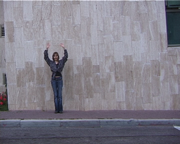
#> input picture labs/LAB_OF/Data/waving/JPEGImages/daria_wave2004.png, 180 x 144 px; the run also reads 2 pictures not shown here
$ jupyter execute --allow-errors 'Optical Flow_COLAB.ipynb'   (shell and % lines are left out)
#> lines starting #> are read from the running program, lines starting #| are printed output that depends on the picture; after the words box and inside, x2 and y2 are one past the last pixel; in counts of white or black regions, pixels touching at a corner belong together
### labs/LAB_OF/visualize_flow.py
import numpy as np
def make_colorwheel():
    '''
    Generates a color wheel for optical flow visualization as presented in:
        Baker et al. "A Database and Evaluation Methodology for Optical Flow" (ICCV, 2007)
        URL: http://vision.middlebury.edu/flow/flowEval-iccv07.pdf
    According to the C++ source code of Daniel Scharstein
    According to the Matlab source code of Deqing Sun
    '''

    RY = 15
    YG = 6
    GC = 4
    CB = 11
    BM = 13
    MR = 6

    ncols = RY + YG + GC + CB + BM + MR
    colorwheel = np.zeros((ncols, 3))
    col = 0

    # RY
    colorwheel[0:RY, 0] = 255
    colorwheel[0:RY, 1] = np.floor(255*np.arange(0,RY)/RY)
    col = col+RY
    # YG
    colorwheel[col:col+YG, 0] = 255 - np.floor(255*np.arange(0,YG)/YG)
    colorwheel[col:col+YG, 1] = 255
    col = col+YG
    # GC
    colorwheel[col:col+GC, 1] = 255
    colorwheel[col:col+GC, 2] = np.floor(255*np.arange(0,GC)/GC)
    col = col+GC
    # CB
    colorwheel[col:col+CB, 1] = 255 - np.floor(255*np.arange(CB)/CB)
    colorwheel[col:col+CB, 2] = 255
    col = col+CB
    # BM
    colorwheel[col:col+BM, 2] = 255
    colorwheel[col:col+BM, 0] = np.floor(255*np.arange(0,BM)/BM)
    col = col+BM
    # MR
    colorwheel[col:col+MR, 2] = 255 - np.floor(255*np.arange(MR)/MR)
    colorwheel[col:col+MR, 0] = 255
    return colorwheel


def flow_compute_color(u, v, convert_to_bgr=False):
    '''
    Applies the flow color wheel to (possibly clipped) flow components u and v.
    According to the C++ source code of Daniel Scharstein
    According to the Matlab source code of Deqing Sun
    :param u: np.ndarray, input horizontal flow
    :param v: np.ndarray, input vertical flow
    :param convert_to_bgr: bool, whether to change ordering and output BGR instead of RGB
    :return:
    '''

    flow_image = np.zeros((u.shape[0], u.shape[1], 3), np.uint8)

    colorwheel = make_colorwheel()  # shape [55x3]
    ncols = colorwheel.shape[0]

    rad = np.sqrt(np.square(u) + np.square(v))
    a = np.arctan2(-v, -u)/np.pi

    fk = (a+1) / 2*(ncols-1)
    k0 = np.floor(fk).astype(np.int32)
    k1 = k0 + 1
    k1[k1 == ncols] = 0
    f = fk - k0

    for i in range(colorwheel.shape[1]):

        tmp = colorwheel[:,i]
        col0 = tmp[k0] / 255.0
        col1 = tmp[k1] / 255.0
        col = (1-f)*col0 + f*col1

        idx = (rad <= 1)
        col[idx]  = 1 - rad[idx] * (1-col[idx])
        col[~idx] = col[~idx] * 0.75   # out of range?

        # Note the 2-i => BGR instead of RGB
        ch_idx = 2-i if convert_to_bgr else i
        flow_image[:,:,ch_idx] = np.floor(255 * col)

    return flow_image


def flow_to_color(flow_uv, clip_flow=None, convert_to_bgr=False):
    '''
    Expects a two dimensional flow image of shape [H,W,2]
    According to the C++ source code of Daniel Scharstein
    According to the Matlab source code of Deqing Sun
    :param flow_uv: np.ndarray of shape [H,W,2]
    :param clip_flow: float, maximum clipping value for flow
    :return:
    '''

    assert flow_uv.ndim == 3, 'input flow must have three dimensions'
    assert flow_uv.shape[2] == 2, 'input flow must have shape [H,W,2]'

    if clip_flow is not None:
        flow_uv = np.clip(flow_uv, 0, clip_flow)

    u = flow_uv[:,:,0]
    v = flow_uv[:,:,1]

    rad = np.sqrt(np.square(u) + np.square(v))
    rad_max = np.max(rad)

    epsilon = 1e-5
    u = u / (rad_max + epsilon)
    v = v / (rad_max + epsilon)

    return flow_compute_color(u, v, convert_to_bgr)

### labs/LAB_OF/Optical Flow_COLAB.ipynb
## Optical flow estimation

In this lab we will be working on the optical flow estimation with
<a href="https://en.wikipedia.org/wiki/Lucas%E2%80%93Kanade_method"> Lucas Kanade algorithm</a>. It is a very well known algorithm based on derivative estimation.


We will first analyse our own implementation of a dense estimator, we will then compare it with the OpenCV implementation which is a sparse one (computed on corners only)

[cell 1]
from google.colab import drive

drive.mount('/content/drive')

%cd drive/MyDrive/DLCV2024_for_students/labs/LAB_OF

#> (a cell that did not finish here is left out)

[cell 3]
import numpy as np
import cv2 as cv2
from scipy import signal
import matplotlib.pyplot as plt
from visualize_flow import flow_to_color
import time

## Data
Inside the folder 'Data' you will find different image sequences, they capture different type of motion. Have a look at them first, and choose with what type of data you would like to work. <b> Try several image pairs! </b>

The input of optical flow is a pair of subsequent image frames, in fact, given an image sequence, you could try out different pairs

[cell 4]
# LOAD AND VISUALIZE AN IMAGE PAIR

#img1= cv2.imread('Data/EmptyScene01.jpg',cv2.IMREAD_GRAYSCALE)
#img2= cv2.imread('Data/EmptyScene02.jpg',cv2.IMREAD_GRAYSCALE)
img1= cv2.imread('Data/waving/JPEGImages/daria_wave2004.png',cv2.IMREAD_GRAYSCALE)
#> img1: shape (144, 180); min 13, max 210, mean 128.2
img2= cv2.imread('Data/waving/JPEGImages/daria_wave2005.png',cv2.IMREAD_GRAYSCALE)
#> img2: shape (144, 180); min 12, max 212, mean 128.2

plt.subplot(1,2,1)
plt.imshow(cv2.cvtColor(img1, cv2.COLOR_BGR2RGB))
plt.subplot(1,2,2)
plt.imshow(cv2.cvtColor(img2, cv2.COLOR_BGR2RGB))

## 1. A first analysis: change detection

Let us start from something simple: compute the absolute difference of the images you just loaded. If you don't know how to do, have a look at the function cv2.absdiff from OpenCV

[cell 5]
abs = cv2.absdiff(img1, img2)
plt.subplot(1,1,1),plt.imshow(abs ,cmap = 'gray')

[cell 6]
# FILL IN HERE: compute and visualize the absolute difference between img1 and img2

## 2. Lucas Kanade: our dense implementation

This is an already implemented function for the dense estimation of OF based on Lucas Kanade (see slides). Have a look at the code first, you should be able to understand every step of it (if not... ask!)

[cell 7]
def Lucas_Kanade(im1,im2,window_size):
#> called with window_size = 3
    kernel_x = np.array([[-1., 1.], [-1., 1.]])*.25
    kernel_y = np.array([[-1., -1.], [1., 1.]])*.25
    kernel_t = np.array([[1., 1.], [1., 1.]])*.25
    w = int(window_size/2) # window_size is odd, all the pixels with offset in between [-w, w] are inside the window
    I1g = im1 / 255. # normalize pixels
    I2g = im2 / 255. # normalize pixels
    # Implement Lucas Kanade
    # for each point, calculate I_x, I_y, I_t
    mode = 'same'
    # you may want to try uncommenting the comments in the two lines below (notice any difference?)
    fx = signal.convolve2d(I1g, kernel_x, boundary='symm', mode=mode) #+ signal.convolve2d(I2g, kernel_x, boundary='symm', mode=mode)
    fy = signal.convolve2d(I1g, kernel_y, boundary='symm', mode=mode) #+ signal.convolve2d(I2g, kernel_y, boundary='symm', mode=mode)
    ft = signal.convolve2d(I1g, kernel_t, boundary='symm', mode=mode) +signal.convolve2d(I2g, -kernel_t, boundary='symm', mode=mode)

    u = np.zeros(I1g.shape)
    v = np.zeros(I1g.shape)

    # within window window_size * window_size

    for i in range(w, I1g.shape[0]-w):
        for j in range(w, I1g.shape[1]-w):
            Ix = fx[i-w:i+w+1, j-w:j+w+1].transpose().flatten()
            Iy = fy[i-w:i+w+1, j-w:j+w+1].transpose().flatten()
            It = np.array(ft[i-w:i+w+1, j-w:j+w+1].transpose().flatten())

            A = np.transpose(np.array([Ix ,Iy]))

            AT =A.transpose()

            ATA = np.matmul(AT,A)
            It = -It

            Inv = np.linalg.pinv(ATA)
            U = np.matmul(np.matmul(Inv,AT),It)
            u[i,j]=U[0]
            v[i,j]=U[1]
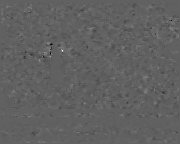
#> v: shape (144, 180) float64; min -5.21, max 8.47, mean 0.00417; drawn with min black and max white

    return (u,v)

Call the previously defined function on the image pair and <b> reason on the impact of different window sizes </b> (notice the larger the window the slowlier the method)

[cell 8]
start = time.time()
window=3 #assuming that motion is constant inside this window (N)
[u,v] = Lucas_Kanade(img1,img2,window)
print("Elapsed time is %d seconds"%(time.time()-start) )

Let's visualize the results of the flow field (this type of visualization is a bit confusing sometimes)

[cell 9]
plt.imshow(cv2.cvtColor(img2, cv2.COLOR_BGR2RGB))
print(u.shape)
#| (144, 180)
print(v.shape)
#| (144, 180)
xaxis = list(np.arange(img1.shape[0]))
#> xaxis = 144 values from 0 to 143
yaxis = list(np.arange(img1.shape[1]))
#> yaxis = 180 values from 0 to 179
plt.quiver(u,v)

Let's visualize the flow field using a color-coding algorithm ( See https://github.com/tomrunia/OpticalFlow_Visualization)

[cell 10]
flow = np.stack([u,v],axis=2)
plt.imshow(flow_to_color(flow,convert_to_bgr=False))
#> in flow_to_color, `rad_max = np.max(rad)`: rad_max = 8.47
#> in flow_compute_color, `f = fk - k0`:
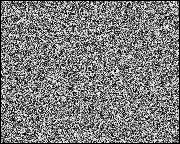
#> f: shape (144, 180) float64; min 0, max 1, mean 0.491
#> the loop in flow_compute_color, `for i in range(colorwheel.shape[1]): ` made 3 passes
#> pass 1, in flow_compute_color, `col1 = tmp[k1] / 255.0`:
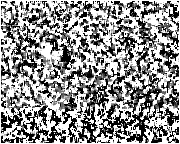
#> col1: shape (144, 180) float64; min 0, max 1, mean 0.569
#> after the loop in flow_compute_color, `for i in range(colorwheel.shape[1]):`:
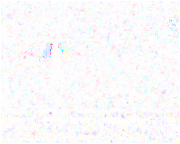
#> flow_image: shape (144, 180, 3); mean of channels 0, 1, 2 250.9, 249.6, 250.6; drawn as B, G, R

[cell 11]
### FILL IN HERE

# fix img1 and load two or three different versions of img2 (the following frame)
# and more distant ones
# load the optical flow you obtain for at least 3 choices of window

[cell 12]
img1= cv2.imread('Data/waving/JPEGImages/daria_wave2004.png',cv2.IMREAD_GRAYSCALE)
img2= cv2.imread('Data/waving/JPEGImages/daria_wave2010.png',cv2.IMREAD_GRAYSCALE)
#> img2: shape (144, 180); min 13, max 211, mean 128.2

plt.subplot(1,2,1)
plt.imshow(cv2.cvtColor(img1, cv2.COLOR_BGR2RGB))
plt.subplot(1,2,2)
plt.imshow(cv2.cvtColor(img2, cv2.COLOR_BGR2RGB))

[cell 13]
start = time.time()
window=3 #assuming that motion is constant inside this window (N)
[u,v] = Lucas_Kanade(img1,img2,window)
#> call 2 of Lucas_Kanade, with window_size = 3
#> after the loop in Lucas_Kanade (call 2), `for i in range(w, I1g.shape[0]-w):`:
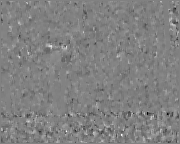
#> u: shape (144, 180) float64; min -2.64, max 2.57, mean -0.00118; drawn with min black and max white
#> after the loop in Lucas_Kanade (call 2), `for i in range(w, I1g.shape[0]-w):`:
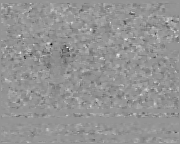
#> v: shape (144, 180) float64; min -3.8, max 2.71, mean -0.00701; drawn with min black and max white
print("Elapsed time is %d seconds"%(time.time()-start) )

[cell 14]
## FILL IN HERE

# visualize all the results of above

[cell 15]
plt.imshow(cv2.cvtColor(img2, cv2.COLOR_BGR2RGB))
print(u.shape)
#| (144, 180)
print(v.shape)
#| (144, 180)
xaxis = list(np.arange(img1.shape[0]))
yaxis = list(np.arange(img1.shape[1]))
plt.quiver(u,v)
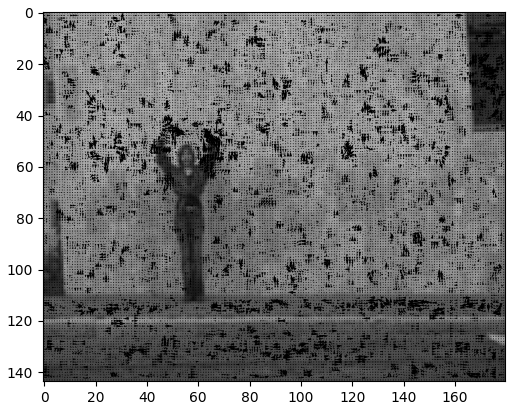
#> figure drawn by matplotlib, 1 panel

## 3. Lucas Kanade: sparse OpenCV implementation

The algorithm evaluates optical flow on sparse points (corners) in order to avoid the ill-posed inversion of A'A.
Additionally, Optical flow is calculated and combined on different scales (hierarchical implementation) to handle large-displacements

[cell 16]
#parameters of the corner detection procedure
feature_params = dict( maxCorners = 100,
                       qualityLevel = 0.1,
                       minDistance = 7,
                       blockSize = 7 )

# Parameters for lucas kanade optical flow
lk_params = dict( winSize  = (15,15),
                  maxLevel = 2,
                  criteria = (cv2.TERM_CRITERIA_EPS | cv2.TERM_CRITERIA_COUNT, 10, 0.03))

- Call the function that detects the key-points (Shi-Tomasi corners) from the first frame

- Call LK Flow algorithm which returns the positions of these key points in the second frame

[cell 17]
p0 = cv2.goodFeaturesToTrack(img1, mask = None, **feature_params)
#> p0 = 17 rows, first 8: [55, 54], [58, 61], [169, 44], [1, 35], [46, 52], [57, 111], [64, 56], [63, 49]
p1, st, err = cv2.calcOpticalFlowPyrLK(img1, img2, p0, None, **lk_params)
#> p1 = 17 rows, first 8: [55.1, 53.78], [58.05, 60.7], [169, 44.01], [1.02, 35], [46.01, 51.79], [57.06, 111], [63.98, 55.54], [62.98, 48.46]; st = 17 values from 1 to 1; err = 17 values, max 6.67 at index 16, min 1.12 at index 8, mean 2.65

Draw vectors to connect points from the first frame and the second frame to visualize the motion vectors

[cell 18]
good_new = p1[st==1]
#> good_new has the same summary as p1
good_old = p0[st==1]
#> good_old has the same summary as p0
mask = np.zeros_like(img1)
print(good_old.shape)
#| (17, 2)
for i,(new,old) in enumerate(zip(p1,p0)):
    a,b = np.int32(new.ravel())

    c,d = np.int32(old.ravel())
    mask = cv2.line(mask, (a,b),(c,d), [255,255,0], 2)
#> this loop made 17 passes
#> (new, a, b, c, d) on passes 1, 2, 3, 4, 5, 6, 7, 8, 9, 10, 12, 13: ([[55.1, 53.78]], 55, 53, 55, 54), ([[58.05, 60.7]], 58, 60, 58, 61), ([[169, 44.01]], 169, 44, 169, 44), ([[1.02, 35]], 1, 34, 1, 35), ([[46.01, 51.79]], 46, 51, 46, 52), ([[57.06, 111]], 57, 111, 57, 111), ([[63.98, 55.54]], 63, 55, 64, 56), ([[62.98, 48.46]], 62, 48, 63, 49), ([[168, 7.99]], 167, 7, 168, 8), ([[58.03, 73.89]], 58, 73, 58, 74), ([[4.02, 92.99]], 4, 92, 4, 93), ([[4.02, 74.03]], 4, 74, 4, 74)
#> (a, b, c, d) on passes 11, 16: (4, 108, 5, 108), (175, 127, 176, 127)
#> pass 2, `mask = cv2.line(mask, (a,b),(c,d), [255,255,0], 2)`:
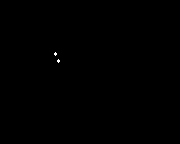
#> mask: shape (144, 180); 0.06% white in thin lines or dots, all inside (x1, y1, x2, y2) = (54, 52, 60, 63)
#> after the loop:
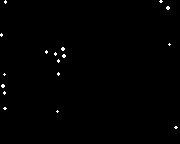
#> mask: shape (144, 180); 0.55% white in thin lines or dots, all inside (x1, y1, x2, y2) = (0, 0, 178, 129)
img2 = cv2.add(img2,mask)
plt.imshow(cv2.cvtColor(img2, cv2.COLOR_BGR2RGB))
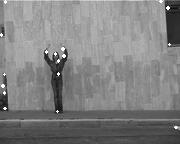
#> shown: shape (144, 180, 3); min 13, max 255, mean 129.1
